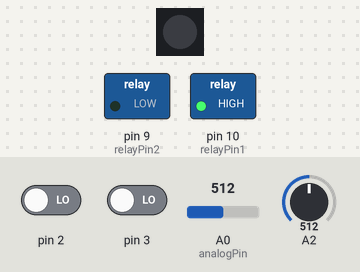
The sketch below on a simulated Arduino Uno, built with avr-gcc and run on an emulated ATmega328P. Parts: 1 RGB LEDs in strip order, left to right, switched loads named in the sketch (green lamp = pin HIGH). The inputs (shaded band) are chosen by the test bench; at power-on: pin 2 LOW, pin 3 LOW, A0 (analogPin) = 512, A2 = 512. Dim RGB values are drawn brighter than linear; what the sketch prints to the serial monitor is not drawn.

Above: at 1.2 s.
1.3 s: pin 2 driven HIGH
At 2.1 s:
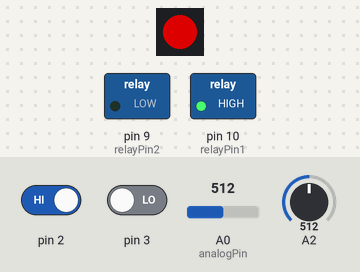
4.3 s: pin 3 driven HIGH
At 5.0 s:
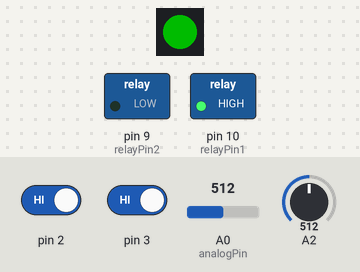
7.3 s: A0 (analogPin) set to 490
At 7.6 s:
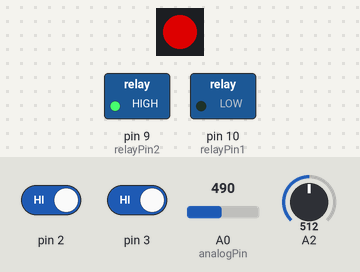
10.3 s: A0 (analogPin) set to 510
At 12.1 s:
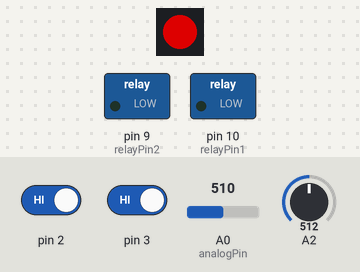
13.3 s: A0 (analogPin) set to 586
14.8 s: A0 (analogPin) set to 611
At 17.1 s:
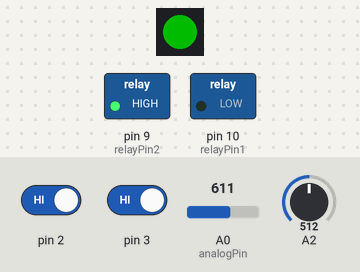
Timing chart, 0 to 18.8 s (numbered marks = the images above; inputs shaded):
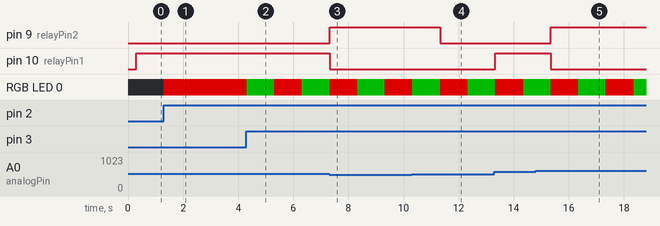

Measured:
- the behaviour switches between 499 and 500 on A0 (analogPin) (found by bisection; images 3 and 4)
- the behaviour switches between 600 and 601 on A0 (analogPin) (found by bisection; images 4 and 5)
- after the input at 1.3 s, RGB LED 0: off → RGB(150, 0, 0) at once
- after the input at 7.3 s, pin 9 (relayPin2): LOW → HIGH at once; pin 10 (relayPin1): HIGH → LOW at once
- after the input at 10.3 s, pin 9 (relayPin2): HIGH → LOW after 1.0 s
- after the input at 14.8 s, pin 9 (relayPin2): LOW → HIGH after 0.54 s; pin 10 (relayPin1): HIGH → LOW after 0.54 s

The sketch:

steklov3.ino
```cpp
#include <FastLED.h>

// Параметры адресной ленты
#define LED_PIN     11
#define NUM_LEDS    1
#define BRIGHTNESS  150
#define LED_TYPE    WS2812B
#define COLOR_ORDER GRB
CRGB leds[NUM_LEDS];

const int analogPin = A0;  // Аналоговый пин, к которому подключены кнопки

const int relayPin1 = 10;   // Пин первого реле
const int relayPin2 = 9;   // Пин второго реле

const unsigned long holdThreshold = 300;  // Порог удержания в миллисекундах (0.3 секунды)

unsigned long pressStartTime1 = 0;  // Время начала нажатия кнопки 1
unsigned long pressStartTime2 = 0;  // Время начала нажатия кнопки 2

int auto1=0;
int auto2=0;

void setup() {
  FastLED.addLeds<LED_TYPE, LED_PIN, COLOR_ORDER>(leds, NUM_LEDS).setCorrection(TypicalLEDStrip);
  FastLED.setBrightness(BRIGHTNESS);
  Serial.begin(9600); // Инициализация последовательной связи для вывода данных
  pinMode(relayPin1, OUTPUT);  // Настройка пина первого реле на выход
  pinMode(relayPin2, OUTPUT);  // Настройка пина второго реле на выход
  pinMode(A2, INPUT);
  pinMode(2, INPUT);
  pinMode(3, INPUT);

  digitalWrite(relayPin1, LOW); // Устанавливаем начальное состояние реле 1 (выключенное)
  digitalWrite(relayPin2, LOW); // Устанавливаем начальное состояние реле 2 (выключенное)


  //Serial.println("****");
}

void loop() {
  //Serial.println(digitalRead(2));
  if (digitalRead(2)==HIGH){
    unlock();
  }

  if (digitalRead(3)==HIGH){
    lock();
  }


  int buttonState = analogRead(analogPin);  // Считывание состояния кнопок (значение аналогового сигнала)
  int amp = analogRead(A2);
  Serial.println(amp); // Выводим значение аналогового пина в монитор порта

  /*if ((auto1==1) or (auto2==1)){
      if (amp>1023){
        digitalWrite(relayPin2, LOW);
        digitalWrite(relayPin1, LOW);
      }
  }*/

  // Обработка кнопки 1
  if ((buttonState >= 500 && buttonState <= 600)) { // Диапазон значений для кнопки 1
    if (pressStartTime1 == 0) {
      pressStartTime1 = millis();
    }
    if (millis() - pressStartTime1 >= holdThreshold) {
      auto1=0;
      auto2=0;
      digitalWrite(relayPin2, LOW);
      digitalWrite(relayPin1, HIGH);  // Включаем реле 1 по минусу
    } else {
      auto2=0;
      auto1=1;
      digitalWrite(relayPin1, LOW); // Выключаем реле 1, если нажатие было кратким
    }
  } else {
    pressStartTime1 = 0; // Сбрасываем время начала нажатия, если кнопка не нажата
    if (auto1==1){
    auto2=0;
    digitalWrite(relayPin2, LOW);
    digitalWrite(relayPin1, HIGH);
    } else {
    digitalWrite(relayPin1, LOW); // Выключаем реле 1, если кнопка не нажата
    }
  }

  // Обработка кнопки 2
  if ((buttonState >= 680 && buttonState <= 800)) { // Диапазон значений для кнопки 2
    if (pressStartTime2 == 0) {
      pressStartTime2 = millis();
    }
    if (millis() - pressStartTime2 >= holdThreshold) {
      auto1=0;
      auto2=0;
      digitalWrite(relayPin1, LOW);
      digitalWrite(relayPin2, HIGH);  // Включаем реле 2 по минусу
    } else {
      auto1=0;
      auto2=1;
      digitalWrite(relayPin2, LOW); // Выключаем реле 2, если нажатие было кратким
    }
  } else {
    pressStartTime2 = 0; // Сбрасываем время начала нажатия, если кнопка не нажата
    if (auto2==1){
    auto1=0;
    digitalWrite(relayPin1, LOW);
    digitalWrite(relayPin2, HIGH);
    } else {
    digitalWrite(relayPin2, LOW); // Выключаем реле 2, если кнопка не нажата
    }
  }

}

void lock() {
  // Отключаем прерывания, чтобы избежать повторных вызовов
  //noInterrupts();
  leds[0] = CRGB::Green;  // зажигаем светодиод зелёным
  FastLED.show();
  delay(1000);             // держим цвет 500 мс
  leds[0] = CRGB::Black;  // выключаем светодиод
  FastLED.show();

  digitalWrite(relayPin1, LOW);
  digitalWrite(relayPin2, HIGH);

  auto1=0;
  auto2=1;
  // Включаем прерывания обратно
  //interrupts();
}

// Прерывание на пине 4
void unlock() {
  // Отключаем прерывания, чтобы избежать повторных вызовов
  //noInterrupts();
  leds[0] = CRGB::Red;    // зажигаем светодиод красным
  FastLED.show();
  delay(1000);             // держим цвет 500 мс
  leds[0] = CRGB::Black;  // выключаем светодиод
  FastLED.show();
  // Включаем прерывания обратно
  //interrupts();
}
```
